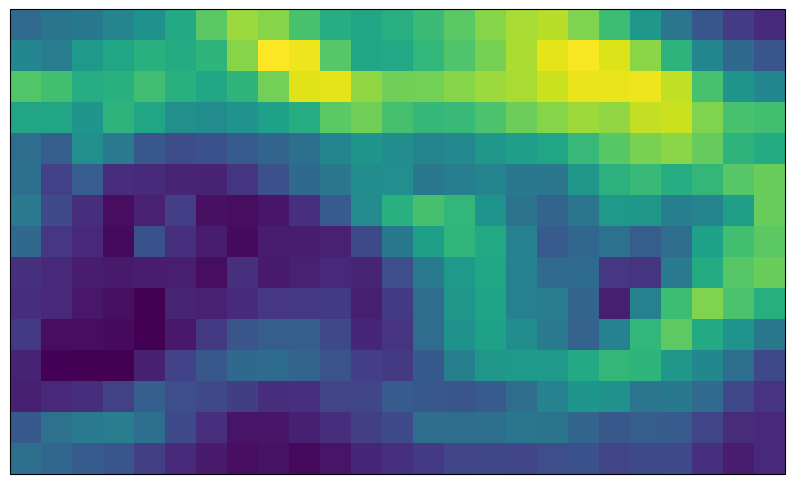
#> input picture coarse_test.png, 794 x 484 px
$ jupyter execute --allow-errors interpolate.ipynb   (shell and % lines are left out)
#> lines starting #> are read from the running program, lines starting #| are printed output that depends on the picture
### metrics.py
import cartopy.crs as ccrs
import cartopy.feature as cfeature
from shapely.geometry import Polygon
from shapely.geometry import Point
from sklearn.model_selection import train_test_split

import tensorflow as tf
from tensorflow.keras import layers, losses
from tensorflow.keras.models import Model

import matplotlib.pyplot as plt
import numpy as np
import pandas as pd

from reliability.Distributions import Weibull_Distribution, Mixture_Model
from reliability.Fitters import Fit_Weibull_Mixture
from reliability.Other_functions import histogram

from scipy.spatial.distance import jensenshannon
from scipy import stats
from skimage import measure

import matplotlib.lines as mlines

import os

def sin_95(x):
    return np.round(np.sin(((2*np.pi)/95)*x), 5)

# [7 lines left out: function untransform_HR, not called in this run]

from scipy.spatial.distance import jensenshannon

def get_js_distance(predicted_im, observed_im): # hardcode upper and lower bound, set bins to 100
    if len(predicted_im.shape) > 1 and len(observed_im.shape) == 1:
        pred_freq = np.histogram(predicted_im.flatten(), bins=np.linspace(0, 50, 100))[0]/len(predicted_im.flatten())
        obs_freq = np.histogram(observed_im, bins=np.linspace(0, 50, 100))[0]/len(observed_im)
    elif len(observed_im.shape) > 1 and len(predicted_im.shape) == 1:
        obs_freq = np.histogram(observed_im.flatten(), bins=np.linspace(0, 50, 100))[0]/len(observed_im.flatten())
        pred_freq = np.histogram(predicted_im, bins=np.linspace(0, 50, 100))[0]/len(predicted_im)
    else:
        pred_freq = np.histogram(predicted_im, bins=np.linspace(0, 50, 100))[0]/len(predicted_im)
        obs_freq = np.histogram(observed_im, bins=np.linspace(0, 50, 100))[0]/len(observed_im)

    '''returns Jensen-Shannon distance between two PDFs, in this case prob vectors of observed & predicted vals'''
    return jensenshannon(pred_freq, obs_freq)


##not used in this script
# [238 lines left out: functions js_histogram, parse, load_coords, abs_diff_percentage, error_plot, cell_hist_plotter and 3 more, not called in this run]

### interpolate.ipynb
[cell 1]
import cv2
import matplotlib.pylab as plt
import numpy as np

# Resize with OpenCV

[cell 2]
coarse_hr = plt.imread('coarse_test.png') # exported img from coarsen.ipynb
#> coarse_hr is the input picture: shape (484, 794, 4) float32; mean R, G, B, A 0.305, 0.491, 0.501, 1
coarse_hr.shape
#> Out = (484, 794, 4)

Resize so that each pixel is exactly 1 block

[cell 3]
factor = 32 # orig image was 640x480 . this image is 25x15
downscaled_image = cv2.resize(coarse_hr, (coarse_hr.shape[1] // factor, coarse_hr.shape[0] // factor), interpolation=cv2.INTER_NEAREST)

[cell 4]
downscaled_image.shape
#> Out = (15, 24, 4)

[cell 5]
fig, ax = plt.subplots(figsize=(4, 4))
ax.imshow(downscaled_image)
ax.axis('off')
plt.show()
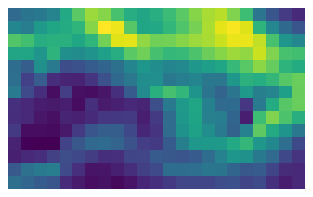
#> figure drawn by matplotlib, 1 panel

[cell 6]
bilinear = cv2.resize(downscaled_image, (200, 120), interpolation = cv2.INTER_LINEAR)
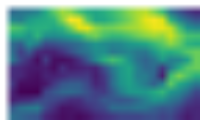
#> bilinear: shape (120, 200, 4) float32; mean of channels 0, 1, 2, 3 0.343, 0.525, 0.529, 1; drawn as R, G, B
bicubic = cv2.resize(downscaled_image, (200, 120), interpolation = cv2.INTER_CUBIC)
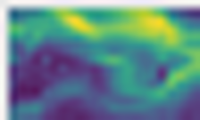
#> bicubic: shape (120, 200, 4) float32; mean of channels 0, 1, 2, 3 0.342, 0.524, 0.528, 1; transparent parts drawn white

Plot example interpolation

[cell 7]
fig, axes = plt.subplots(1,4, figsize=(10,15))
orig = plt.imread('orig.png')
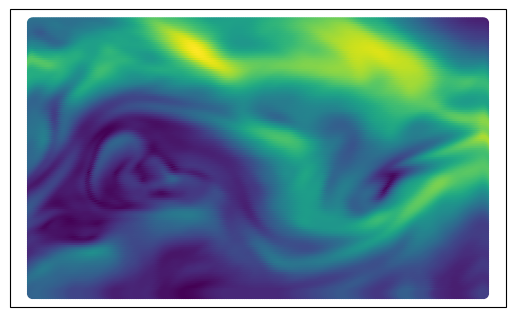
#> input picture orig.png, 515 x 317 px
#> orig is the input picture: shape (317, 515, 4) float32; mean R, G, B, A 0.384, 0.548, 0.581, 1
axes[0].imshow(orig)
axes[0].axis('off')
axes[0].set_title("Original")
axes[1].imshow(downscaled_image)
axes[1].axis('off')
axes[1].set_title("Coarsened")
axes[2].imshow(bilinear)
axes[2].axis('off')
axes[2].set_title("Bilinear")
axes[3].imshow(bicubic)
axes[3].axis('off')
axes[3].set_title("Bicubic")
plt.show()
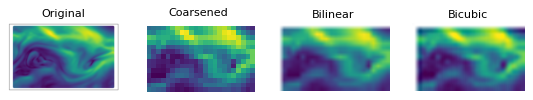
#> figure drawn by matplotlib, 4 panels
